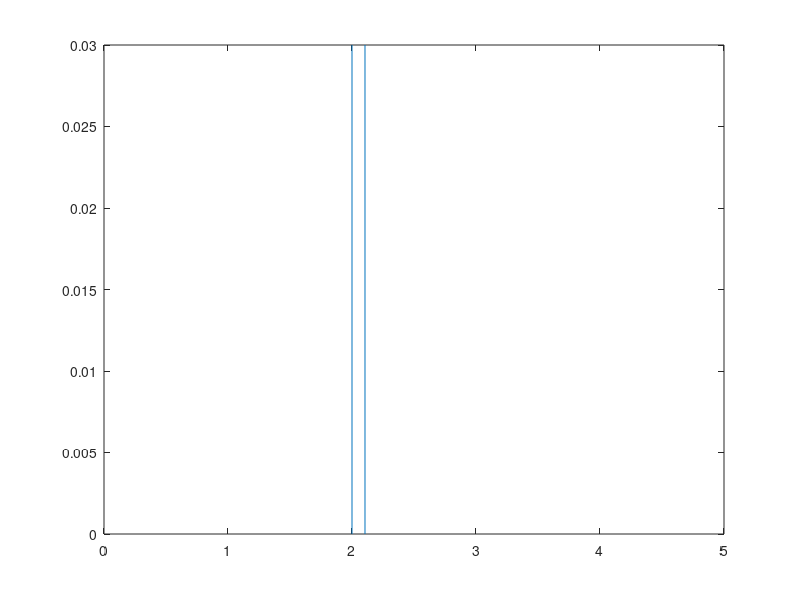

Recreate this plot in MATLAB.
%SYDE 351 Final Projct 
%Group 27
%Task 4a

%Assumptions: 
%   1) The floor signal starts flat for 2m
%   2) Each wheel recieves the signal 
%   3) The signal will represent the vertical displacement of the wheel 
%   4) The wheel is assumed to be rigid 

%floor dimensions given in m
threshold_width = 0.05;
threshold_height = 0.03/2;
floor_length = 5;
start_distance = 2;

%find square wave parameters
duty_cycle = threshold_width/(floor_length - start_distance)*100

%create the plot
x = 0:0.000001:floor_length;
y = threshold_height*square((x - start_distance), duty_cycle) + threshold_height;
plot (x,y)
